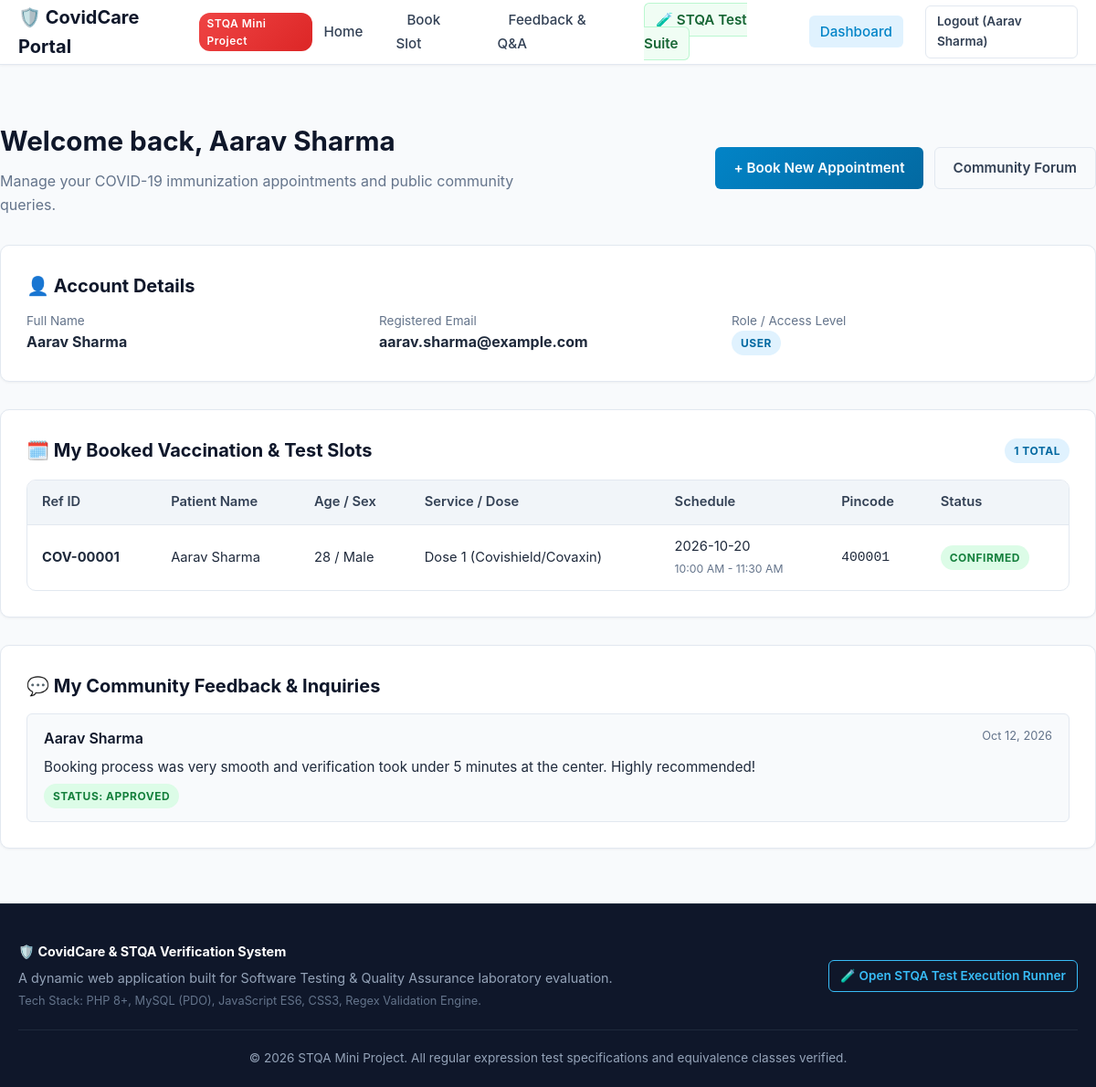
The app's page /dashboard.php (signed in) with its own data.
### tables this page shows
CREATE TABLE IF NOT EXISTS `registrations` (
    `id` INT AUTO_INCREMENT PRIMARY KEY,
    `user_id` INT NULL,
    `patient_name` VARCHAR(100) NOT NULL,
    `age` INT NOT NULL,
    `gender` ENUM('Male', 'Female', 'Other') NOT NULL,
    `id_type` ENUM('Aadhaar', 'Passport', 'Voter ID', 'Driving License') NOT NULL,
    `id_number` VARCHAR(50) NOT NULL,
    `mobile` VARCHAR(15) NOT NULL,
    `email` VARCHAR(120) NOT NULL,
    `pincode` VARCHAR(10) NOT NULL,
    `dose_type` ENUM('Dose 1 (Covishield/Covaxin)', 'Dose 2 (Covishield/Covaxin)', 'Precaution / Booster Dose', 'RT-PCR Test (Diagnostic)') NOT NULL,
    `preferred_date` DATE NOT NULL,
    `time_slot` VARCHAR(30) NOT NULL,
    `status` ENUM('Confirmed', 'Pending', 'Completed', 'Cancelled') DEFAULT 'Confirmed',
    `created_at` TIMESTAMP DEFAULT CURRENT_TIMESTAMP,
    CONSTRAINT `fk_registrations_user` FOREIGN KEY (`user_id`) REFERENCES `users`(`id`) ON DELETE SET NULL
);

CREATE TABLE IF NOT EXISTS `comments` (
    `id` INT AUTO_INCREMENT PRIMARY KEY,
    `user_id` INT NULL,
    `author_name` VARCHAR(100) NOT NULL,
    `author_email` VARCHAR(120) NOT NULL,
    `message` TEXT NOT NULL,
    `rating` TINYINT DEFAULT 5,
    `status` ENUM('approved', 'pending') DEFAULT 'approved',
    `created_at` TIMESTAMP DEFAULT CURRENT_TIMESTAMP,
    CONSTRAINT `fk_comments_user` FOREIGN KEY (`user_id`) REFERENCES `users`(`id`) ON DELETE SET NULL
);

### config/db.php (called while the page is built, shortened)
<?php
function isLoggedIn() {
    return isset($_SESSION['user_id']) && !empty($_SESSION['user_id']);
}
function getCurrentUser() {
    return [
        'id'        => $_SESSION['user_id'],
        'name'      => $_SESSION['user_name'] ?? 'User',
        'email'     => $_SESSION['user_email'] ?? '',
        'role'      => $_SESSION['user_role'] ?? 'user'
    ];
}
?>

### dashboard.php (the view, shortened to what this page needs)
<?php
require_once __DIR__ . '/includes/header.php';
$user = getCurrentUser();
$db = getDB();
$my_registrations = [];
$my_comments = [];
if ($db) {
    try {
        $stmt = $db->prepare("SELECT * FROM registrations WHERE user_id = :uid OR email = :email ORDER BY created_at DESC");
        $stmt->execute([':uid' => $user['id'], ':email' => $user['email']]);
        $my_registrations = $stmt->fetchAll();
        $stmt2 = $db->prepare("SELECT * FROM comments WHERE user_id = :uid OR author_email = :email ORDER BY created_at DESC");
        $stmt2->execute([':uid' => $user['id'], ':email' => $user['email']]);
        $my_comments = $stmt2->fetchAll();
    } catch (Exception $e) {
        $db_error = $e->getMessage();
    }
}
?>
<div class="container section">
    <div style="display: flex; justify-content: space-between; align-items: center; flex-wrap: wrap; gap: 16px; margin-bottom: 30px;">
        <div>
            <h1 class="section-title">Welcome back, <?php echo htmlspecialchars($user['name']); ?></h1>
            <p class="section-desc">Manage your COVID-19 immunization appointments and public community queries.</p>
        </div>
        <div style="display: flex; gap: 12px;">
            <a href="register_slot.php" class="btn btn-primary">+ Book New Appointment</a>
            <a href="comments.php" class="btn btn-outline">Community Forum</a>
        </div>
    </div>
    <div class="card" style="margin-bottom: 30px;">
        <div class="card-title">👤 Account Details</div>
        <div style="display: grid; grid-template-columns: repeat(auto-fit, minmax(200px, 1fr)); gap: 16px; margin-top: 12px;">
            <div>
                <span style="font-size: 0.85rem; color: var(--text-muted); display: block;">Full Name</span>
                <strong><?php echo htmlspecialchars($user['name']); ?></strong>
            </div>
            <div>
                <span style="font-size: 0.85rem; color: var(--text-muted); display: block;">Registered Email</span>
                <strong><?php echo htmlspecialchars($user['email']); ?></strong>
            </div>
            <div>
                <span style="font-size: 0.85rem; color: var(--text-muted); display: block;">Role / Access Level</span>
                <span class="badge <?php echo ($user['role'] === 'admin') ? 'badge-admin' : 'badge-confirmed'; ?>">
                    <?php echo strtoupper($user['role']); ?>
                </span>
            </div>
        </div>
    </div>
    <div class="card" style="margin-bottom: 30px;">
        <div class="card-title" style="justify-content: space-between;">
            <span>🗓️ My Booked Vaccination & Test Slots</span>
            <span class="badge badge-confirmed"><?php echo count($my_registrations); ?> Total</span>
        </div>
        <?php if (!empty($my_registrations)): ?>
            <div class="table-responsive">
                <table class="table">
                    <thead>
                        <tr>
                            <th>Ref ID</th>
                            <th>Patient Name</th>
                            <th>Age / Sex</th>
                            <th>Service / Dose</th>
                            <th>Schedule</th>
                            <th>Pincode</th>
                            <th>Status</th>
                        </tr>
                    </thead>
                    <tbody>
                        <?php foreach ($my_registrations as $reg): ?>
                            <tr>
                                <td><strong>COV-<?php echo str_pad($reg['id'], 5, '0', STR_PAD_LEFT); ?></strong></td>
                                <td><?php echo htmlspecialchars($reg['patient_name']); ?></td>
                                <td><?php echo htmlspecialchars($reg['age']); ?> / <?php echo htmlspecialchars($reg['gender']); ?></td>
                                <td><?php echo htmlspecialchars($reg['dose_type']); ?></td>
                                <td><?php echo htmlspecialchars($reg['preferred_date']); ?><br><small style="color: var(--text-muted);"><?php echo htmlspecialchars($reg['time_slot']); ?></small></td>
                                <td><code><?php echo htmlspecialchars($reg['pincode']); ?></code></td>
                                <td><span class="badge badge-pass"><?php echo htmlspecialchars($reg['status']); ?></span></td>
                            </tr>
                        <?php endforeach; ?>
                    </tbody>
                </table>
            </div>
        <?php else: ?>
            <p style="color: var(--text-muted); padding: 20px 0;">
                No appointment slots booked yet. Click <a href="register_slot.php"><strong>Book Slot</strong></a> to reserve a COVID-19 vaccine or RT-PCR test appointment.
            </p>
        <?php endif; ?>
    </div>
    <div class="card">
        <div class="card-title">💬 My Community Feedback & Inquiries</div>
        <?php if (!empty($my_comments)): ?>
            <div style="display: flex; flex-direction: column; gap: 14px; margin-top: 14px;">
                <?php foreach ($my_comments as $c): ?>
                    <div style="background: var(--light-bg); padding: 14px 18px; border-radius: var(--radius-sm); border: 1px solid var(--border-color);">
                        <div style="display: flex; justify-content: space-between; margin-bottom: 6px;">
                            <span style="font-weight: 600; color: var(--dark);"><?php echo htmlspecialchars($c['author_name']); ?></span>
                            <span style="font-size: 0.8rem; color: var(--text-muted);"><?php echo date('M d, Y', strtotime($c['created_at'])); ?></span>
                        </div>
                        <p style="font-size: 0.95rem; color: var(--text-main);"><?php echo htmlspecialchars($c['message']); ?></p>
                        <div style="margin-top: 6px;">
                            <span class="badge <?php echo ($c['status'] === 'approved') ? 'badge-pass' : 'badge-pending'; ?>">
                                Status: <?php echo ucfirst($c['status']); ?>
                            </span>
                        </div>
                    </div>
                <?php endforeach; ?>
            </div>
        <?php else: ?>
            <p style="color: var(--text-muted); padding: 20px 0;">
                You haven't posted any feedback yet. Share your experience or questions on the <a href="comments.php"><strong>Feedback Forum</strong></a>.
            </p>
        <?php endif; ?>
    </div>
</div>
<?php require_once __DIR__ . '/includes/footer.php'; ?>

### assets/css/style.css (style rules this page uses)
:root { --primary: #0284c7; --primary-dark: #0369a1; --primary-light: #e0f2fe; --secondary: #0d9488; --accent: #ef4444; --dark: #0f172a; --dark-muted: #334155; --light-bg: #f8fafc; --card-bg: #ffffff; --border-color: #e2e8f0; --text-main: #1e293b; --text-muted: #64748b; --success: #10b981; --warning: #f59e0b; --danger: #ef4444; --shadow-sm: 0 1px 3px rgba(0, 0, 0, 0.05); --shadow-md: 0 4px 6px -1px rgba(0, 0, 0, 0.08), 0 2px 4px -2px rgba(0, 0, 0, 0.05); --shadow-lg: 0 10px 15px -3px rgba(0, 0, 0, 0.1), 0 4px 6px -4px rgba(0, 0, 0, 0.05); --radius-sm: 6px; --radius-md: 10px; --radius-lg: 16px; --font-family: -apple-system, BlinkMacSystemFont, 'Segoe UI', Roboto, Helvetica, Arial, sans-serif; }
* { box-sizing: border-box; margin: 0; padding: 0; }
body { font-family: var(--font-family); background-color: var(--light-bg); color: var(--text-main); line-height: 1.6; display: flex; flex-direction: column; min-height: 100vh; }
a { color: var(--primary); text-decoration: none; transition: color 0.2s ease; }
.container { width: 100%; max-width: 1200px; margin: 0 auto; padding: 0 20px; }
.btn { display: inline-flex; align-items: center; justify-content: center; gap: 8px; padding: 10px 20px; font-size: 0.95rem; font-weight: 600; border-radius: var(--radius-sm); border: none; cursor: pointer; transition: all 0.2s ease; text-decoration: none; }
.btn-primary { background: linear-gradient(135deg, var(--primary), var(--primary-dark)); color: white; }
.btn-outline { background: transparent; border: 1.5px solid var(--border-color); color: var(--dark-muted); }
.section { padding: 60px 0; }
.section-title { font-size: 1.85rem; font-weight: 700; color: var(--dark); margin-bottom: 8px; }
.section-desc { font-size: 1rem; color: var(--text-muted); max-width: 600px; margin: 0 auto; }
.card { background: var(--card-bg); border: 1px solid var(--border-color); border-radius: var(--radius-md); padding: 28px; box-shadow: var(--shadow-sm); transition: box-shadow 0.2s ease; }
.card-title { font-size: 1.25rem; font-weight: 700; color: var(--dark); margin-bottom: 12px; display: flex; align-items: center; gap: 10px; }
.badge { display: inline-block; padding: 4px 10px; font-size: 0.75rem; font-weight: 700; border-radius: 9999px; text-transform: uppercase; letter-spacing: 0.5px; }
.badge-pass { background: #dcfce7; color: #15803d; }
.badge-confirmed { background: #e0f2fe; color: #0369a1; }
.table-responsive { width: 100%; overflow-x: auto; margin-top: 16px; border: 1px solid var(--border-color); border-radius: var(--radius-md); background: #fff; }
.table { width: 100%; border-collapse: collapse; text-align: left; font-size: 0.92rem; }
.table th { background-color: #f1f5f9; color: var(--dark-muted); font-weight: 600; padding: 12px 16px; border-bottom: 1px solid var(--border-color); }
.table td { padding: 12px 16px; border-bottom: 1px solid var(--border-color); color: var(--text-main); }
.table tr:last-child td { border-bottom: none; }

### records on screen
registrations: id "00001", patient_name "Aarav Sharma", age "28", gender "Male", dose_type "Dose 1 (Covishield/Covaxin)", preferred_date "2026-10-20", time_slot "10:00 AM - 11:30 AM", pincode "400001", status "CONFIRMED"
comments: author_name "Aarav Sharma", created_at "Oct 12, 2026", message "Booking process was very smooth and verification took under 5 minutes at the center. Highly recommended!", status "APPROVED"

### other values on screen
$logged_user['name'] "Aarav Sharma"
$user['name'] "Aarav Sharma"
$user['email'] "aarav.sharma@example.com"
$user['role'] "USER"
count($my_registrations) "1"
